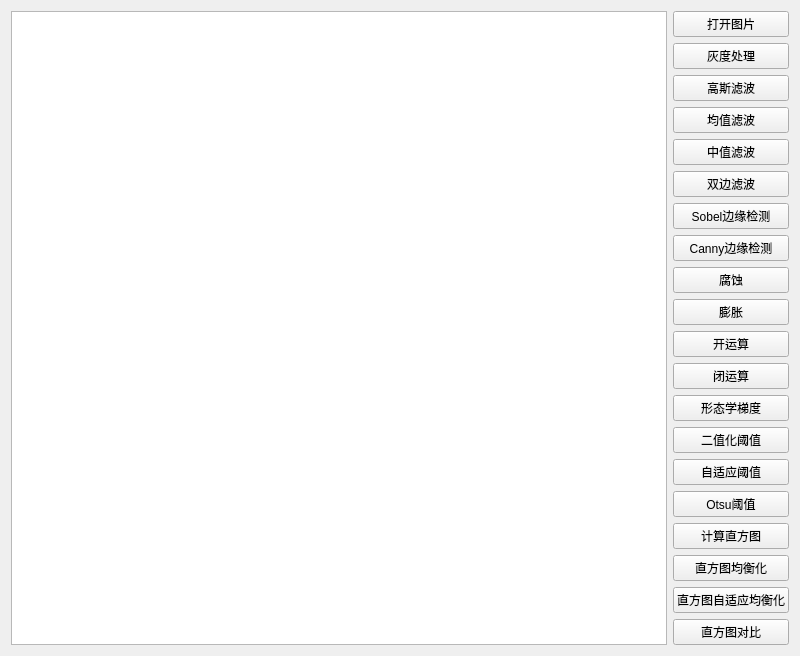
<?xml version="1.0" encoding="UTF-8"?>
<ui version="4.0">
 <class>Widget</class>
 <widget class="QWidget" name="Widget">
  <property name="geometry">
   <rect>
    <x>0</x>
    <y>0</y>
    <width>800</width>
    <height>600</height>
   </rect>
  </property>
  <property name="windowTitle">
   <string>Widget</string>
  </property>
  <layout class="QHBoxLayout" name="horizontalLayout_2">
   <item>
    <widget class="ImageViewer" name="graphicsView_Show_image"/>
   </item>
   <item>
    <layout class="QHBoxLayout" name="horizontalLayout" stretch="0">
     <item>
      <layout class="QVBoxLayout" name="verticalLayout">
       <item>
        <widget class="QPushButton" name="pushButton_Open_image">
         <property name="text">
          <string>打开图片</string>
         </property>
        </widget>
       </item>
       <item>
        <widget class="QPushButton" name="pushButton_Gray_image">
         <property name="text">
          <string>灰度处理</string>
         </property>
        </widget>
       </item>
       <item>
        <widget class="QPushButton" name="pushButton_Gaus_image">
         <property name="text">
          <string>高斯滤波</string>
         </property>
        </widget>
       </item>
       <item>
        <widget class="QPushButton" name="pushButton_Blur_image">
         <property name="text">
          <string>均值滤波</string>
         </property>
        </widget>
       </item>
       <item>
        <widget class="QPushButton" name="pushButton_Media_image">
         <property name="text">
          <string>中值滤波</string>
         </property>
        </widget>
       </item>
       <item>
        <widget class="QPushButton" name="pushButton_Bilateral_image">
         <property name="text">
          <string>双边滤波</string>
         </property>
        </widget>
       </item>
       <item>
        <widget class="QPushButton" name="pushButton_Sobel_image">
         <property name="text">
          <string>Sobel边缘检测</string>
         </property>
        </widget>
       </item>
       <item>
        <widget class="QPushButton" name="pushButton_Canny_image">
         <property name="text">
          <string>Canny边缘检测</string>
         </property>
        </widget>
       </item>
       <item>
        <widget class="QPushButton" name="pushButton_Erode_image">
         <property name="text">
          <string>腐蚀</string>
         </property>
        </widget>
       </item>
       <item>
        <widget class="QPushButton" name="pushButton_Dilate_image">
         <property name="text">
          <string>膨胀</string>
         </property>
        </widget>
       </item>
       <item>
        <widget class="QPushButton" name="pushButton_morphologyEx_image_open">
         <property name="text">
          <string>开运算</string>
         </property>
        </widget>
       </item>
       <item>
        <widget class="QPushButton" name="pushButton_morphologyEx_image_close">
         <property name="text">
          <string>闭运算</string>
         </property>
        </widget>
       </item>
       <item>
        <widget class="QPushButton" name="pushButton_morphologyEx_image_gradient">
         <property name="text">
          <string>形态学梯度</string>
         </property>
        </widget>
       </item>
       <item>
        <widget class="QPushButton" name="pushButton_Binary_image">
         <property name="text">
          <string>二值化阈值</string>
         </property>
        </widget>
       </item>
       <item>
        <widget class="QPushButton" name="pushButton_Adaptive_image">
         <property name="text">
          <string>自适应阈值</string>
         </property>
        </widget>
       </item>
       <item>
        <widget class="QPushButton" name="pushButton_Otsu_image">
         <property name="text">
          <string>Otsu阈值</string>
         </property>
        </widget>
       </item>
       <item>
        <widget class="QPushButton" name="pushButton_calcHist_image">
         <property name="text">
          <string>计算直方图</string>
         </property>
        </widget>
       </item>
       <item>
        <widget class="QPushButton" name="pushButton_equalizeHist_image">
         <property name="text">
          <string>直方图均衡化</string>
         </property>
        </widget>
       </item>
       <item>
        <widget class="QPushButton" name="pushButton_createCLAHE_image">
         <property name="text">
          <string>直方图自适应均衡化</string>
         </property>
        </widget>
       </item>
       <item>
        <widget class="QPushButton" name="pushButton_compareHist_image">
         <property name="text">
          <string>直方图对比</string>
         </property>
        </widget>
       </item>
      </layout>
     </item>
    </layout>
   </item>
  </layout>
 </widget>
 <customwidgets>
  <customwidget>
   <class>ImageViewer</class>
   <extends>QGraphicsView</extends>
   <header>imageviewer.h</header>
  </customwidget>
 </customwidgets>
 <resources/>
 <connections/>
</ui>
